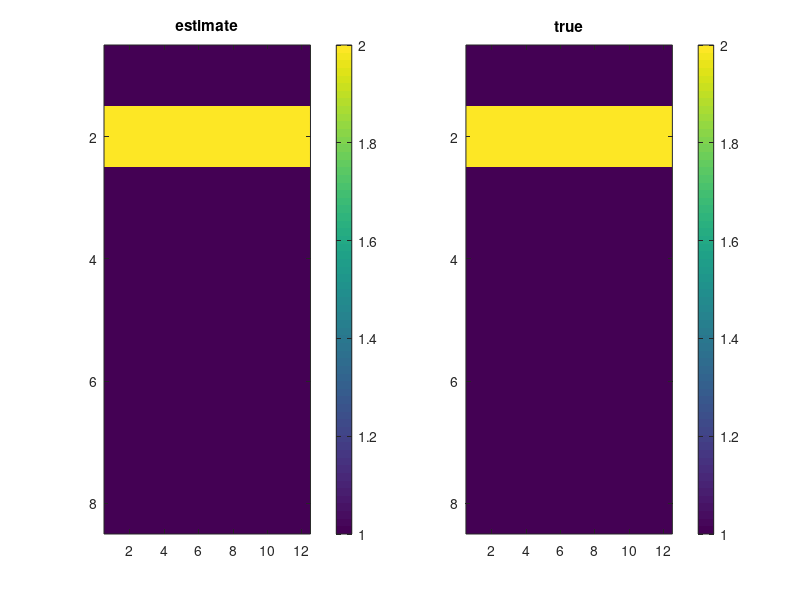
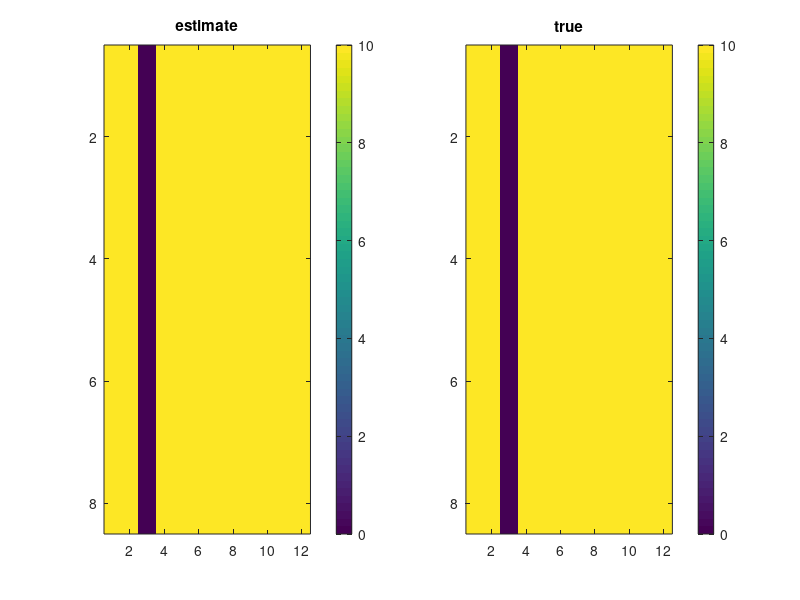
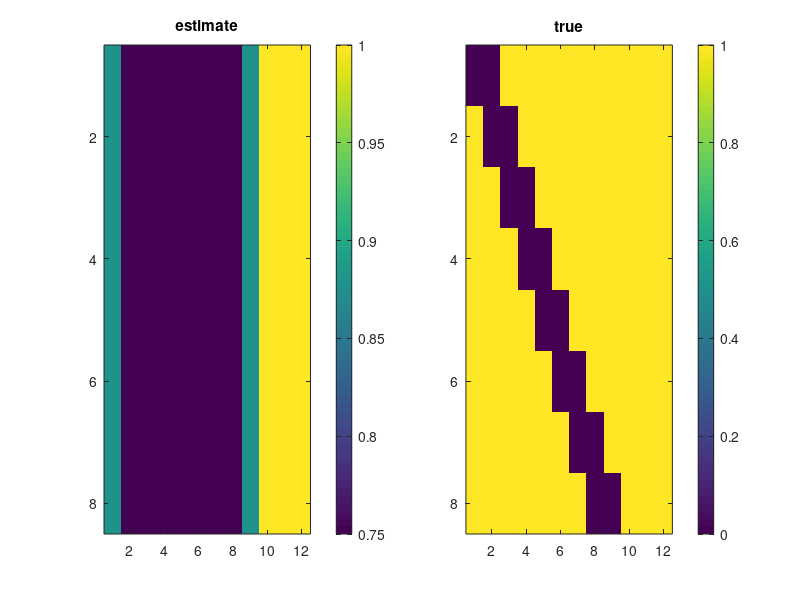
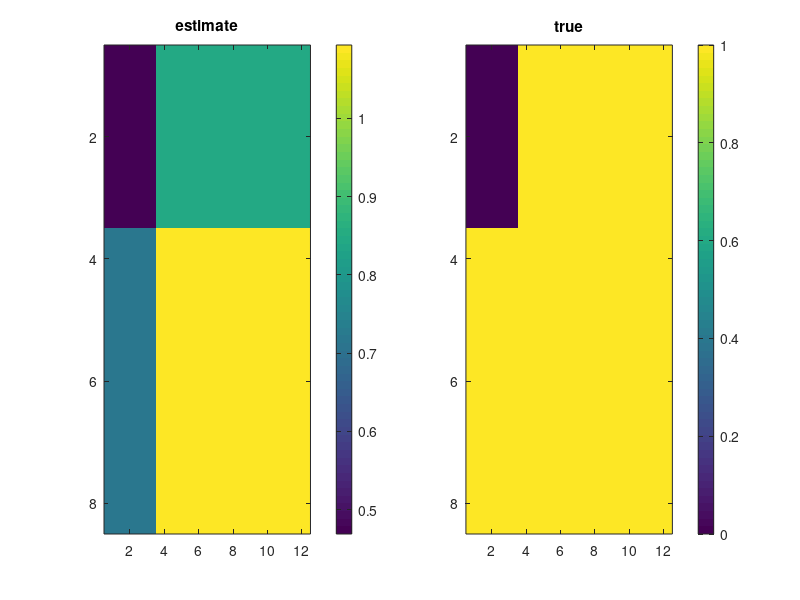

Write the MATLAB code that produced these figures, in order.
clear, clc
%% Canonical straight-line tomography problem
% consider 2-D image with 8 rows and 12 columns(96 pixels)

%build the y vector(observation)
y = zeros(20,1);
y(1) = 12;
y(9:20) = 1;

%build the canonical straightline tomography data(first row straight line)
s = zeros(96,1);
for i = 1:8:96
    s(i) = 1;
end

%let's set up the H observation matrix
H = zeros(20, 96);
for i = 1:1:8
    for j =i:8:96
        H(i, j) = 1;
    end
end

k = 1;
for i = 9:1:20
    for j = k:1:k+7
        H(i,j) = 1;
    end
    k = k + 8;
end

H_rank = rank(H);
y_hat = H * s;
s_hat = pinv(H) * y;
[U, S, V] = svd(H);
Vr = V(:, 1:rank(H));
Vn = V(:, (rank(H)+1):size(V,2));

%% after the matrix is built. We will dive into peoble 1 of problemset2
% case 1
% in the first case we have actual image given by value 1 at every pixel
% except at pixels on the second row where it is 2.
s_1 = ones(96, 1);
for i = 2:8:96
    s_1(i) = 2;
end
% figure()
% imagesc(reshape(s_1, [8,12]));colorbar;

y_1 = [12;24;12;12;12;12;12;12;9;9;9;9;9;9;9;9;9;9;9;9];
s_hat_1 = pinv(H) * y_1;

figure()
subplot(1,2,1)
imagesc(reshape(s_hat_1, [8,12]));colorbar;title('estimate');
subplot(1,2,2)
imagesc(reshape(s_1, [8,12]));colorbar;title('true');

err1 = immse(s_1, s_hat_1);
fprintf('\n The mean-squared error is %0.4f\n', err1);

%compute the rsquare for s_1
R_square_1 = (norm(Vr*Vr'*s_1)^2)/(norm(s_1)^2);

%% case 2
% in the second case the image is 10 at every pixel except at column 3
% where the value is 0
s_2 = ones(96, 1);
s_2(1:96) = 10;
s_2(17:24) = 0;
% figure()
% imagesc(reshape(s_2, [8,12]));colorbar;
y_2 = [110;110;110;110;110;110;110;110;80;80;0;80;80;80;80;80;80;80;80;80];
s_hat_2 = pinv(H) * y_2;

figure()
subplot(1,2,1)
imagesc(reshape(s_hat_2, [8,12]));colorbar;title('estimate');
subplot(1,2,2)
imagesc(reshape(s_2, [8,12]));colorbar;title('true');

err2 = immse(s_2, s_hat_2);
fprintf('\n The mean-squared error is %0.4f\n', err2);

% compute the r square value for s_2
R_square_2 = (norm(Vr*Vr'*s_2)^2)/(norm(s_2)^2);

%% case 3
% in the thrid case the image is 1 everywhere except at pixels
% 1,9,10,18,19,27,28,36,37,45,46,54,55,63,64,72 where it is 0
s_3 = ones(96, 1);
for i = 1:9:64
    s_3(i) = 0;
end
for i = 9:9:72
    s_3(i) = 0;
end
% figure()
% imagesc(reshape(s_3, [8,12]));colorbar;

y_3 = zeros(20,1);
y_3(1:8) = 10;
y_3(9) = 7;
y_3(10:16) = 6;
y_3(17) = 7;
y_3(18:20) = 8;
s_hat_3 = pinv(H) * y_3;

figure()
subplot(1,2,1)
imagesc(reshape(s_hat_3, [8,12]));colorbar;title('estimate');
subplot(1,2,2)
imagesc(reshape(s_3, [8,12]));colorbar;title('true');

err3 = immse(s_3, s_hat_3);
fprintf('\n The mean-squared error is %0.4f\n', err3);

% compute the r square value for s_3
R_square_3 = (norm(Vr*Vr'*s_3)^2)/(norm(s_3)^2);

%% case 4
% the image is 1 everywhere except at pixels 1,2,3,9,10,11,17,18,19 where
% it is 1
s_4 = ones(96,1);
s_4(1:3) = 0;
s_4(9:11) = 0;
s_4(17:19) = 0;
% figure()
% imagesc(reshape(s_4, [8,12]));colorbar;

y_4 = zeros(20,1);
y_4(1:3) = 9;
y_4(4:8) = 12;
y_4(9:11) = 5;
y_4(12:20) = 8;
s_hat_4 = pinv(H) * y_4;

figure()
subplot(1,2,1)
imagesc(reshape(s_hat_4, [8,12]));colorbar;title('estimate');
subplot(1,2,2)
imagesc(reshape(s_4, [8,12]));colorbar;title('true');

err4 = immse(s_4, s_hat_4);
fprintf('\n The mean-squared error is %0.4f\n', err4);

% compute the r square value for s_2
R_square_4 = (norm(Vr*Vr'*s_4)^2)/(norm(s_4)^2);

%% p1.3
% Take columns 20 through 24 of V and multiply each of these 5 columns by a
% random variable from 0 to 1
rng(0,'twister');
a=0;b=1;
r = (b-a).*rand(5,1) + a;
sum_v20_24 = zeros(96,1);
for i = 20:24
    sum_v20_24 = sum_v20_24 + r(i-19)*V(:,i);
end

figure()
imagesc(reshape(sum_v20_24, [8,12]));colorbar;